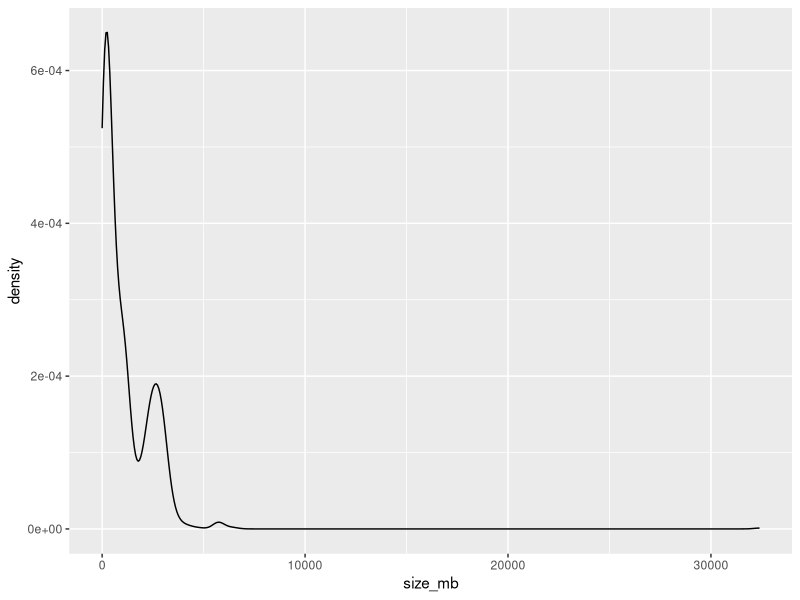

Write the R code that produced this figure.
# Description: Introduction to tidyverse 

# load the package tidyverse
library(tidyverse)

# It is suggested that you update your packages regularly
# If you want to do so, please uncomment the following line
# tidyverse_update()
# You will get this message: All tidyverse packages up-to-date

# ------------------------------------------------------------------------------
# Introduction to dplyr

# Here I am using dim to see the transformation in the dataset
## Read in data
animals <- read_tsv("data/animals.tsv")

## Explore dataset
glimpse(animals)
dim(animals)
# [1] 1312   19

## select
(animals2 <- select(animals, organism_name, subgroup, size_mb))
dim(animals2)
# [1] 1312    3

## mutate
animals2 <- mutate(animals, size_kb = size_mb * 1000)
dim(animals2)
# [1] 1312   20
names(animals2)

## filter
animals2 <- filter(animals, subgroup == "Mammals")
dim(animals2)

## arrange
animals2 <- arrange(animals, desc(size_mb))
dim(animals2)
#[1] 1312   19
head(animals2, n = 1)
# Ambystoma mexi… is the largest organism in the dataset
tail(animals2, n = 1)

# Here we show that the genome sizes are not normally distributed
ggplot(animals, 
       mapping = aes(x = size_mb)) +
  geom_density()

# It is a skewed distribution

## summarise 
summarise(animals, n = n(), mean_genome_size = mean(size_mb, na.rm = TRUE))

## group-wise summarise
## Let's check which center provided us with more genome sequences
## We will only use center
animals2 <- select(animals, center)
# then group by center
animals2 <- group_by(animals2, center)
# we don't see any change but we can check the groups
groups(animals2)
# now summarise
animals2 <- summarise(animals2,
                   count_genomes = n())
# after summarise no need to worry about ungroup
animals2 <- arrange(animals2, desc(count_genomes))
head(animals2, n = 15)
dim(animals2)
# mutate will add a column to the end
glimpse(animals2)

## The pipe operator!!!
## group-wise mutate
animals3 <- 
  animals %>% 
  select(organism_name, size_mb) %>% 
  group_by(organism_name) %>% 
  mutate(n = n(), mean_genome_size = mean(size_mb)) %>% 
  arrange(organism_name, desc(mean_genome_size)) %>% 
  ungroup()

animals3
tail(animals3)
dim(animals3)

## group-wise summarise
animals4 <- animals %>%
  select(subgroup, size_mb) %>% 
  filter(!is.na(subgroup)) %>%
  group_by(subgroup) %>%
  summarise(n = n(), mean_genome_size = mean(size_mb)) %>%
  arrange(desc(mean_genome_size))

animals4
dim(animals4)

# Go to scripts/exercises_dplyr.R
